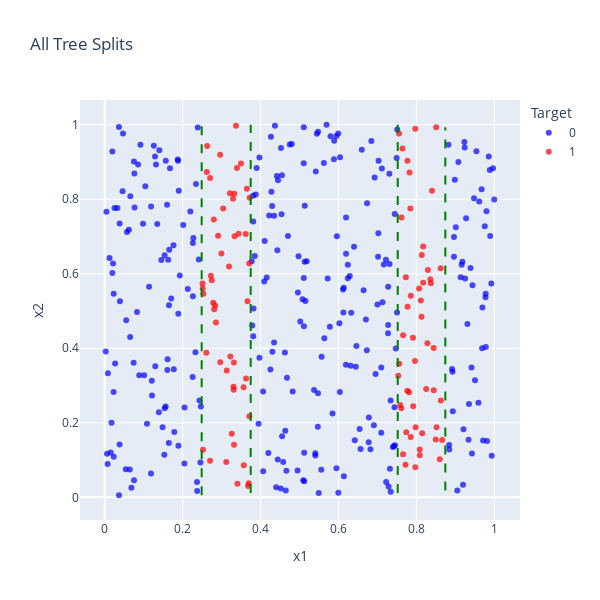

The code cell stored with this chart in its notebook:
### Markdown cell above
## Tree Model Without Feature Usage Limit

This code builds and evaluates a decision tree model on the `df_stripes` dataset, **without restricting the number of times a feature can be used for splitting**.


**Key points of the code:**

- **Model Building:**  
  The function `build_tree_without_feature_limit()` is called with parameters:
  - `features=['x1', 'x2']` — the features used for splitting,
  - `target_col='target'` — the target variable,
  - `max_depth=4` — maximum depth of the tree,
  - `min_samples=5` — minimum number of samples required to split a node.
  
  Unlike the previous model, **there is no limit on how many times a single feature can be used** in the tree splits. This allows the model to repeatedly use the same feature if it helps improve purity.

### Code cell
# Make sure the target column is named 'target'
tree_model_Without_feature_limit = build_tree_without_feature_limit(df_stripes, features=['x1', 'x2'], target_col='target',
                  max_depth=4, min_samples=5)

# Print split history
print("=== Split History ===")
for step in tree_model_Without_feature_limit['history']:
    print(f"Depth {step['depth']}: Split on {step['feature']} < {step['threshold']:.2f} "
          f"(Gini = {step['gini']:.3f}, Samples = {step['samples']})")

# Plot all splits with Plotly
plot_all_splits(df_stripes, tree_model_Without_feature_limit['history'])


# Make predictions
predictions = predict_tree(tree_model_Without_feature_limit, df_stripes)  # use df_stripes here

# Compare to actual
actual = df_stripes['target']                  # use df_stripes here
correct = (predictions == actual)

accuracy = correct.mean()
misclassification_rate = 1 - accuracy

print(f"Accuracy of tree model without the limit on feature use: {accuracy:.2f}")
print(f"Misclassification Rate of tree model without the limit on feature use: {misclassification_rate:.2f}")

### Figure 1 — Plotly figure (JSON) as saved in the notebook; plotly's stock layout.template omitted (floating-point values rounded to 4 significant figures; data arrays with more than 128 entries replaced by an {"elided": "..."} marker saying what was removed)
{"data": [{"hovertemplate": "Target=0<br>x1=%{x}<br>x2=%{y}<extra></extra>", "legendgroup": "0", "marker": {"color": "blue", "opacity": 0.7, "symbol": "circle"}, "mode": "markers", "name": "0", "orientation": "v", "showlegend": true, "type": "scatter", "x": {"elided": "300 float values"}, "xaxis": "x", "y": {"elided": "300 float values"}, "yaxis": "y"}, {"hovertemplate": "Target=1<br>x1=%{x}<br>x2=%{y}<extra></extra>", "legendgroup": "1", "marker": {"color": "red", "opacity": 0.7, "symbol": "circle"}, "mode": "markers", "name": "1", "orientation": "v", "showlegend": true, "type": "scatter", "x": [0.3307, 0.2608, 0.2705, 0.3628, 0.3262, 0.2515, 0.263, 0.3334, 0.2509, 0.2704, 0.319, 0.3369, 0.3319, 0.2784, 0.3394, 0.28, 0.291, 0.3437, 0.3316, 0.3566, 0.3326, 0.3214, 0.262, 0.2963, 0.2835, 0.2809, 0.3721, 0.2995, 0.362, 0.3293, 0.3498, 0.3132, 0.3225, 0.312, 0.2748, 0.3407, 0.2855, 0.2534, 0.3311, 0.2725, 0.368, 0.3697, 0.3648, 0.2966, 0.2522, 0.3665, 0.3039, 0.3713, 0.3709, 0.3571, 0.7721, 0.7858, 0.7731, 0.762, 0.766, 0.8086, 0.7768, 0.7965, 0.8139, 0.8374, 0.7559, 0.851, 0.8295, 0.7612, 0.8603, 0.8662, 0.7586, 0.7856, 0.8518, 0.8446, 0.774, 0.7771, 0.7973, 0.8116, 0.8283, 0.7971, 0.8088, 0.8445, 0.7555, 0.7825, 0.8402, 0.863, 0.815, 0.8175, 0.7644, 0.8069, 0.8176, 0.7813, 0.7846, 0.7982, 0.7535, 0.7913, 0.7774, 0.7919, 0.7659, 0.8624, 0.8252, 0.8359, 0.8497, 0.8133], "xaxis": "x", "y": [0.2965, 0.3878, 0.8572, 0.3192, 0.1707, 0.5607, 0.9428, 0.701, 0.5741, 0.09786, 0.6194, 0.9971, 0.1411, 0.522, 0.8836, 0.746, 0.702, 0.7075, 0.362, 0.2957, 0.8151, 0.8159, 0.8732, 0.9197, 0.515, 0.5051, 0.804, 0.6546, 0.7069, 0.8014, 0.8963, 0.3404, 0.3782, 0.09465, 0.5824, 0.0362, 0.4689, 0.5465, 0.2886, 0.595, 0.03072, 0.03761, 0.8284, 0.3627, 0.128, 0.5259, 0.7754, 0.2174, 0.6273, 0.08595, 0.08754, 0.5409, 0.591, 0.7507, 0.4347, 0.1285, 0.2858, 0.3657, 0.6505, 0.5748, 0.3586, 0.9935, 0.6101, 0.2389, 0.1025, 0.1539, 0.2477, 0.1618, 0.1879, 0.2871, 0.1746, 0.9031, 0.0808, 0.5282, 0.4133, 0.9893, 0.1128, 0.4007, 0.9763, 0.8716, 0.8229, 0.2597, 0.1721, 0.6734, 0.936, 0.5607, 0.5757, 0.282, 0.7749, 0.1884, 0.326, 0.4285, 0.5112, 0.2441, 0.1157, 0.6149, 0.2907, 0.5854, 0.1555, 0.4845], "yaxis": "y"}], "layout": {"coloraxis": {"showscale": false}, "height": 600, "legend": {"title": {"text": "Target"}, "tracegroupgap": 0}, "shapes": [{"line": {"color": "green", "dash": "dash"}, "type": "line", "x0": 0.2489, "x1": 0.2489, "y0": 0.005561, "y1": 1}, {"line": {"color": "green", "dash": "dash"}, "type": "line", "x0": 0.3747, "x1": 0.3747, "y0": 0.01143, "y1": 1}, {"line": {"color": "green", "dash": "dash"}, "type": "line", "x0": 0.7522, "x1": 0.7522, "y0": 0.01143, "y1": 1}, {"line": {"color": "green", "dash": "dash"}, "type": "line", "x0": 0.8744, "x1": 0.8744, "y0": 0.01824, "y1": 0.9935}], "showlegend": true, "title": {"text": "All Tree Splits"}, "width": 600, "xaxis": {"anchor": "y", "domain": [0, 1], "title": {"text": "x1"}}, "yaxis": {"anchor": "x", "domain": [0, 1], "title": {"text": "x2"}}}}
